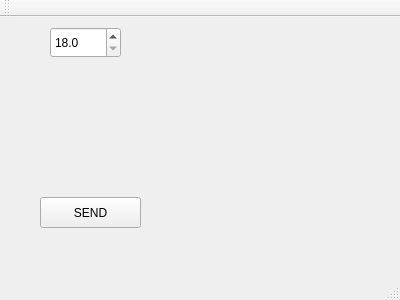
<?xml version="1.0" encoding="UTF-8"?>
<ui version="4.0">
 <class>MainWindow</class>
 <widget class="QMainWindow" name="MainWindow">
  <property name="geometry">
   <rect>
    <x>0</x>
    <y>0</y>
    <width>400</width>
    <height>300</height>
   </rect>
  </property>
  <property name="windowTitle">
   <string>MainWindow</string>
  </property>
  <widget class="QWidget" name="centralWidget">
   <widget class="QPushButton" name="pushButton">
    <property name="geometry">
     <rect>
      <x>40</x>
      <y>180</y>
      <width>101</width>
      <height>31</height>
     </rect>
    </property>
    <property name="cursor">
     <cursorShape>ArrowCursor</cursorShape>
    </property>
    <property name="text">
     <string>SEND</string>
    </property>
   </widget>
   <widget class="QDoubleSpinBox" name="doubleSpinBox">
    <property name="geometry">
     <rect>
      <x>50</x>
      <y>10</y>
      <width>71</width>
      <height>31</height>
     </rect>
    </property>
    <property name="decimals">
     <number>1</number>
    </property>
    <property name="minimum">
     <double>18.000000000000000</double>
    </property>
    <property name="singleStep">
     <double>1.000000000000000</double>
    </property>
   </widget>
  </widget>
  <widget class="QMenuBar" name="menuBar">
   <property name="geometry">
    <rect>
     <x>0</x>
     <y>0</y>
     <width>400</width>
     <height>27</height>
    </rect>
   </property>
  </widget>
  <widget class="QToolBar" name="mainToolBar">
   <attribute name="toolBarArea">
    <enum>TopToolBarArea</enum>
   </attribute>
   <attribute name="toolBarBreak">
    <bool>false</bool>
   </attribute>
  </widget>
  <widget class="QStatusBar" name="statusBar"/>
  <action name="actionOk_button_pushed">
   <property name="text">
    <string>ok_button_pushed</string>
   </property>
  </action>
 </widget>
 <layoutdefault spacing="6" margin="11"/>
 <resources/>
 <connections>
  <connection>
   <sender>pushButton</sender>
   <signal>clicked()</signal>
   <receiver>actionOk_button_pushed</receiver>
   <slot>trigger()</slot>
   <hints>
    <hint type="sourcelabel">
     <x>90</x>
     <y>235</y>
    </hint>
    <hint type="destinationlabel">
     <x>-1</x>
     <y>-1</y>
    </hint>
   </hints>
  </connection>
 </connections>
</ui>
